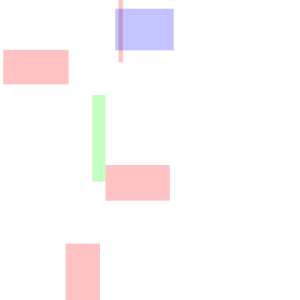
Frame 1 (no input)
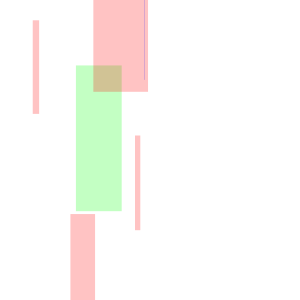
Frame 60 (the mouse pressed at the canvas centre just before this capture)
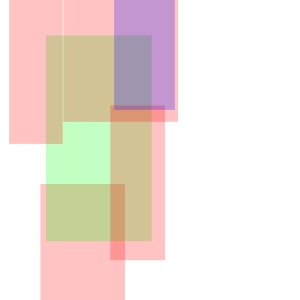
Frame 120 (the mouse held since frame 60 and released just before this capture)

The Processing sketch that drew these frames (run headless with seeded random() and noise(); from frame 60 on, the mouse is pressed at the canvas centre):

// Processing sketch: processing_21619
// ── processing_21619.pde

int num = 6;

 
Tang[] myTang = new Tang [num];
color[] Colores = new color[3];
 
void setup()
{
  
  size(300,300);
   Colores[0] = color(255,0,0,60);
  Colores[1] = color(0,255,0,60);
  Colores[2] = color(0,0,255,60);
 
  noStroke();
  smooth();
    for(int t=0;t<myTang.length;t++) {
    myTang[t] = new Tang();
    }
}
    void draw(){
      background(255);
       
       for(int x=0; x < myTang.length; x++) {
    myTang[x].update();
    myTang[x].draw();
  }
       
    }
       
       
      class Tang{
         
        float Siz = random(100);
        float xpos= random (10,height-10);
      float ypos= random (10,height-10);
        color colour =Colores[floor(random(0,3))];
         
 
      Tang (){
      }
       
    
       
  void update() {
     
Siz++;
if(Siz > width) {
Siz = 0;
xpos = random(10,width);
ypos = random(10,height);
    }
  }
  void draw() {
    fill(colour);
    rectMode(CENTER);
    rect(xpos,ypos,Siz-100,Siz);
  }
}
